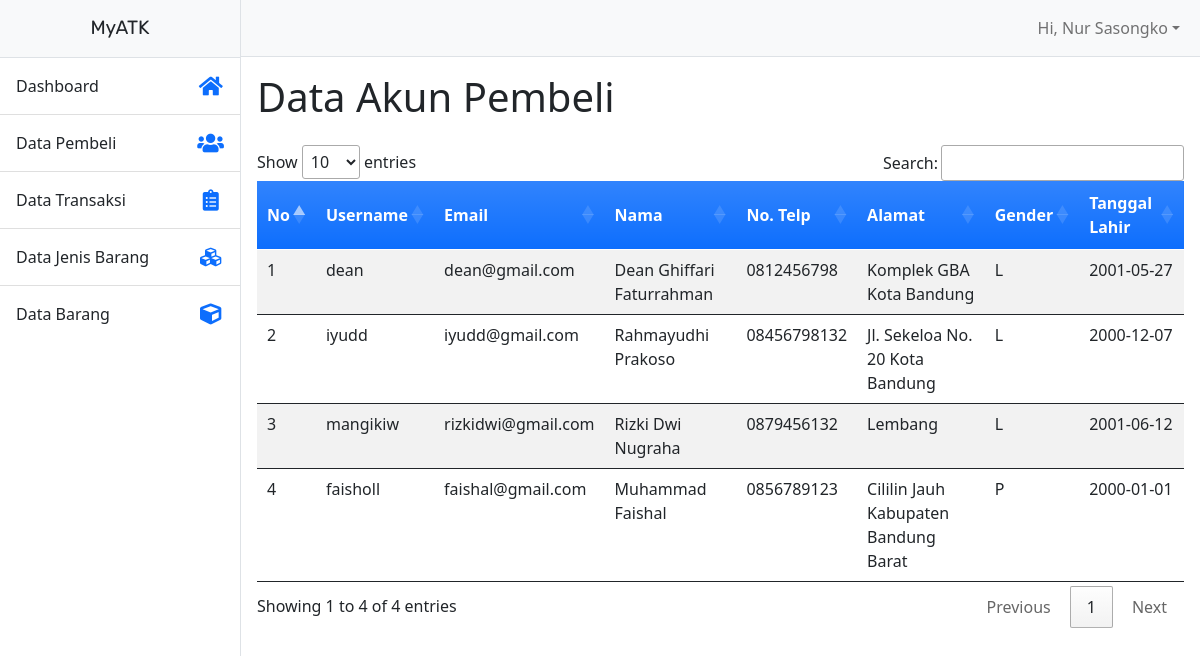
/admin/pembeli.php (signed in), run on the app's committed database.
### tables this page shows
CREATE TABLE `user` (
  `user_id` int(11) NOT NULL,
  `username` varchar(200) NOT NULL,
  `password` varchar(200) NOT NULL,
  `email` varchar(200) NOT NULL,
  `name` varchar(255) NOT NULL,
  `number` varchar(20) NOT NULL,
  `address` varchar(255) NOT NULL,
  `gender` char(1) NOT NULL,
  `birth_date` date DEFAULT NULL,
  `id_role` int(11) NOT NULL
);

### admin/pembeli.php (the view, shortened to what this page needs)
<?php include('template/header.php'); ?>
</head>
<body>
  <div class="d-flex" id="wrapper">
    <?php include('template/sidebar.php'); ?>
    <div id="page-content-wrapper">
      <?php include('template/top-bar.php'); ?>
      <div class="container px-3">
        <div class="row">
          <h1 class="mt-3 my-4">Data Akun Pembeli</h1>
          <div class="col-lg">
            <div class="table-responsive">
              <table id="table_id" class="table table-striped table-hover" style="border: 0px">
                <thead>
                  <tr class="bg-primary bg-gradient text-white align-middle">
                    <th>No</th>
                    <th>Username</th>
                    <th>Email</th>
                    <th>Nama</th>
                    <th>No. Telp</th>
                    <th>Alamat</th>
                    <th>Gender</th>
                    <th>Tanggal Lahir</th>
                  </tr>
                </thead>
                <tbody>
                  <?php
                  $sql = "SELECT * FROM user WHERE id_role=2";
                  $result = $db->query($sql);
                  $rows = $result->fetch_all(MYSQLI_ASSOC);
                  $no = 0;
                  foreach ($rows as $rowsData) :
                  ?>
                    <tr>
                      <td><?= ++$no ?></td>
                      <td><?= $rowsData["username"]; ?></td>
                      <td><?= $rowsData["email"]; ?></td>
                      <td><?= $rowsData["name"]; ?></td>
                      <td><?= $rowsData["number"]; ?></td>
                      <td><?= $rowsData["address"]; ?></td>
                      <td><?= $rowsData["gender"]; ?></td>
                      <td><?= $rowsData["birth_date"]; ?></td>
                    </tr>
                  <?php endforeach; ?>
                </tbody>
              </table>
            </div>
          </div>
        </div>
      </div>
    </div>
  </div>
</body>
</html>

### data on the page
user: username "dean", email "dean@gmail.com", name "Dean Ghiffari Faturrahman", number "0812456798", address "Komplek GBA Kota Bandung", gender "L", birth_date "2001-05-27"
user: username "iyudd", email "iyudd@gmail.com", name "Rahmayudhi Prakoso", number "08456798132", address "Jl. Sekeloa No. 20 Kota Bandung", gender "L", birth_date "2000-12-07"
user: username "mangikiw", email "rizkidwi@gmail.com", name "Rizki Dwi Nugraha", number "0879456132", address "Lembang", gender "L", birth_date "2001-06-12"
user: username "faisholl", email "faishal@gmail.com", name "Muhammad Faishal", number "0856789123", address "Cililin Jauh Kabupaten Bandung Barat", gender "P", birth_date "2000-01-01"

### other printed values
$_SESSION["Name"] "Nur Sasongko"
